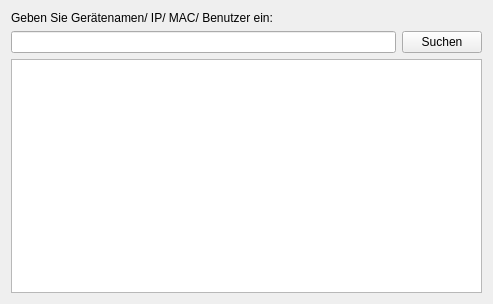
<?xml version="1.0" encoding="UTF-8"?>
<ui version="4.0">
 <class>searchDevice</class>
 <widget class="QWidget" name="searchDevice">
  <property name="geometry">
   <rect>
    <x>0</x>
    <y>0</y>
    <width>493</width>
    <height>304</height>
   </rect>
  </property>
  <property name="windowTitle">
   <string>Form</string>
  </property>
  <layout class="QGridLayout" name="gridLayout">
   <item row="1" column="0">
    <widget class="QLineEdit" name="lineSearchDevices"/>
   </item>
   <item row="0" column="0" colspan="2">
    <widget class="QLabel" name="label">
     <property name="text">
      <string>Geben Sie Gerätenamen/ IP/ MAC/ Benutzer ein:</string>
     </property>
    </widget>
   </item>
   <item row="1" column="1">
    <widget class="QPushButton" name="searchDevices">
     <property name="text">
      <string>Suchen</string>
     </property>
    </widget>
   </item>
   <item row="2" column="0" colspan="2">
    <widget class="QListView" name="listDevices"/>
   </item>
  </layout>
 </widget>
 <resources/>
 <connections/>
</ui>
